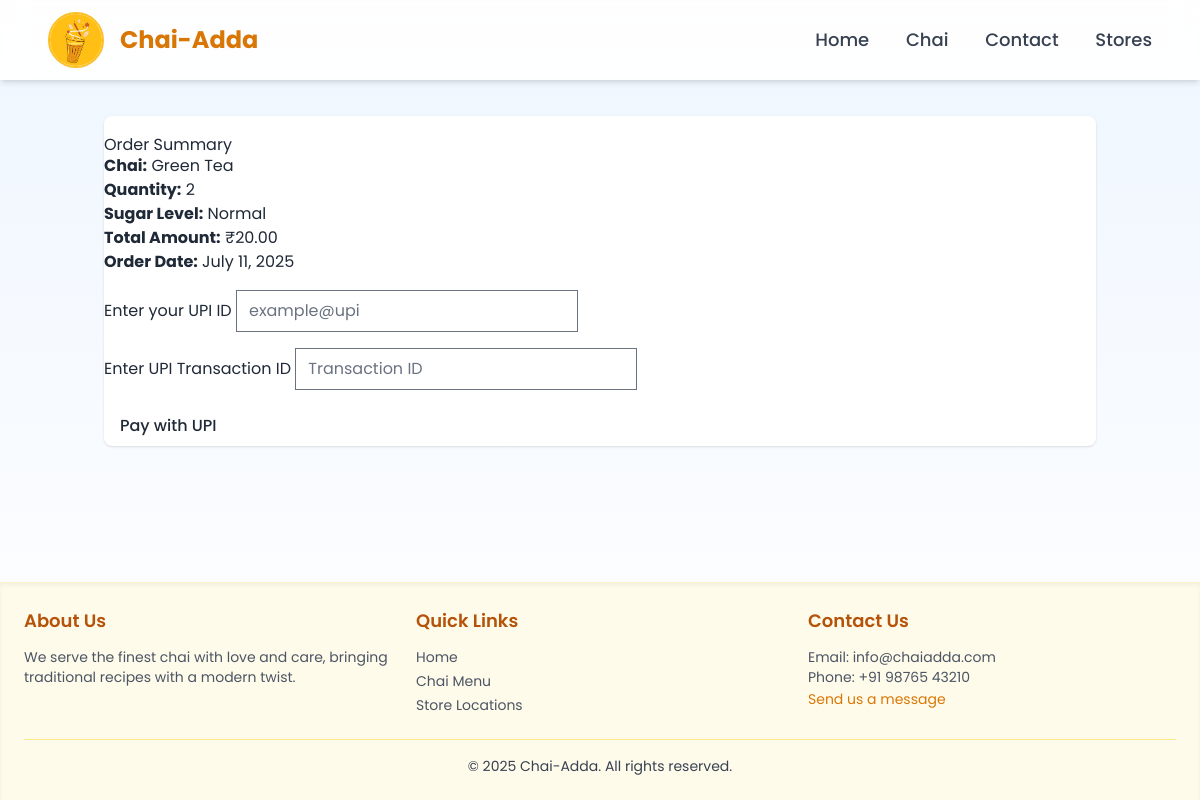
The app's page /payment/options/31/ with its own data.
### order/models.py (models this page shows, shortened)
class Order(models.Model):
    SUGAR_LEVELS = [
        ('no', 'No Sugar'),
        ('normal', 'Normal'),
        ('less', 'Less Sugar'),
        ('max', 'Max Sugar')
    ]
    PAYMENT_STATUS = [
        ('unpaid', 'Unpaid'),
        ('paid', 'Paid'),
        ('failed', 'Failed'),
        ('refunded', 'Refunded')
    ]
    user = models.ForeignKey(
        settings.AUTH_USER_MODEL,
        on_delete=models.SET_NULL,
        null=True,
        blank=True
    )
    chai = models.ForeignKey(ChaiVariety, on_delete=models.CASCADE)
    customer_name = models.CharField(max_length=100)
    quantity = models.PositiveIntegerField()
    sugar_level = models.CharField(max_length=10, choices=SUGAR_LEVELS, default='normal')
    total_price = models.DecimalField(max_digits=10, decimal_places=2)
    ordered_at = models.DateTimeField(default=timezone.now)
    payment_status = models.CharField(
        max_length=20,
        choices=PAYMENT_STATUS,
        default='unpaid'
    )
    payment = models.OneToOneField(
        'payment.Payment',
        null=True,
        blank=True,
        on_delete=models.SET_NULL,
        related_name='order'
    )
    notes = models.TextField(blank=True)
    updated_at = models.DateTimeField(auto_now=True)
    class Meta:
        ordering = ['-ordered_at']
        verbose_name = 'Order'
        verbose_name_plural = 'Orders'

### chai/models.py (models this page shows, shortened)
class ChaiVariety(models.Model):
    CHAI_TYPE_CHOICES = [
        ('PT', 'Plain Tea'),
        ('MC', 'Masala Chai'),
        ('GC', 'Ginger Chai'),
        ('LC', 'Lemon Chai'),
        ('EC', 'Elaichi Chai'),
        ('GT', 'Green Tea'),
        ('BT', 'Black Tea'),
        ('KC', 'Kulhad Chai'),
    ]
    name = models.CharField(max_length=20)
    price = models.IntegerField()
    image = models.ImageField(upload_to='chais/')
    date_time = models.DateTimeField(default=timezone.now)
    chai_type = models.CharField(max_length=2, choices=CHAI_TYPE_CHOICES, default="PT")
    description = models.TextField(default="", blank=True)
    class Meta:
        verbose_name = 'Chai Variety'
        verbose_name_plural = 'Chai Varieties'

### payment/views.py (the view, shortened to what this page needs)
# urls.py: path('options/<int:order_id>/', views.payment_options, name='payment_options'),
def payment_options(request, order_id):
    order = get_object_or_404(Order.objects.select_related('payment'), id=order_id)
    payment = order.payment
    if order.payment_status == 'paid':
        return redirect('order:order_detail', order_id=order.id)
    context = {
        'order': order,
        'payment': payment,
        'payment_modes': [('CASH', 'Cash'), ('UPI', 'UPI')],
    }
    return render(request, 'payment/payment_options.html', context)

### payment/templates/payment/payment_options.html (shortened to what this page needs)
{% extends "manish.html" %}
{% load static %}
{% block content %}
<div class="container py-5">
    <div class="row justify-content-center">
        <div class="col-md-8">
            <div class="card shadow">
                <div class="card-header bg-primary text-white">
                    <h3 class="mb-0">UPI Payment</h3>
                </div>
                <div class="card-body">
                    <div class="order-summary mb-4">
                        <h4>Order Summary</h4>
                        <div class="row">
                            <div class="col-md-6">
                                <p><strong>Chai:</strong> {{ order.chai.name }}</p>
                                <p><strong>Quantity:</strong> {{ order.quantity }}</p>
                                <p><strong>Sugar Level:</strong> {{ order.get_sugar_level_display }}</p>
                            </div>
                            <div class="col-md-6">
                                <p><strong>Total Amount:</strong> ₹{{ order.total_price }}</p>
                                <p><strong>Order Date:</strong> {{ order.ordered_at|date:"F d, Y" }}</p>
                            </div>
                        </div>
                    </div>
                    <form method="post" action="{% url 'payment:payment_options' order.id %}">
                        <div class="mb-4">
                            <label for="upi_id" class="form-label">Enter your UPI ID</label>
                            <input type="text" class="form-control" id="upi_id" name="upi_id" placeholder="example@upi" required>
                        </div>
                        <div class="mb-4">
                            <label for="upi_transaction_id" class="form-label">Enter UPI Transaction ID</label>
                            <input type="text" class="form-control" id="upi_transaction_id" name="upi_transaction_id" placeholder="Transaction ID" required>
                        </div>
                        <div class="mt-4">
                            <button type="submit" class="btn btn-success btn-lg w-100">
                                Pay with UPI
                            </button>
                        </div>
                    </form>
                </div>
            </div>
        </div>
    </div>
</div>
{% endblock %}

### static/style.css (style rules this page uses)
:root { --primary: #d97706; --primary-light: #fbbf24; --primary-dark: #b45309; --text-main: #1f2937; --text-light: #4b5563; --bg-light: #f9fafb; --bg-white: #ffffff; --border-light: #e5e7eb; --shadow-sm: 0 1px 2px 0 rgba(0, 0, 0, 0.05); --shadow-md: 0 4px 6px -1px rgba(0, 0, 0, 0.1), 0 2px 4px -1px rgba(0, 0, 0, 0.06); --transition-all: all 0.3s ease; }
body { font-family: 'Poppins', sans-serif; color: var(--text-main); line-height: 1.5; -webkit-font-smoothing: antialiased; -moz-osx-font-smoothing: grayscale; scroll-behavior: smooth; }
h1, h2, h3, h4, h5, h6 { line-height: 1.2; }
input, select, textarea { font-family: inherit; font-size: 16px; transition: var(--transition-all); border-radius: 0.375rem; }
button { cursor: pointer; transition: var(--transition-all); }
.container { width: 100%; max-width: 1280px; margin-left: auto; margin-right: auto; padding-left: 1rem; padding-right: 1rem; }
.card { background-color: var(--bg-white); border-radius: 0.5rem; overflow: hidden; box-shadow: var(--shadow-sm); transition: var(--transition-all); }
.btn { display: inline-flex; align-items: center; justify-content: center; padding: 0.5rem 1rem; border-radius: 0.375rem; font-weight: 500; transition: var(--transition-all); }

### records on screen
Order: chai.name "Green Tea", quantity "2", sugar_level "Normal", total_price "20.00", ordered_at "July 11, 2025"
